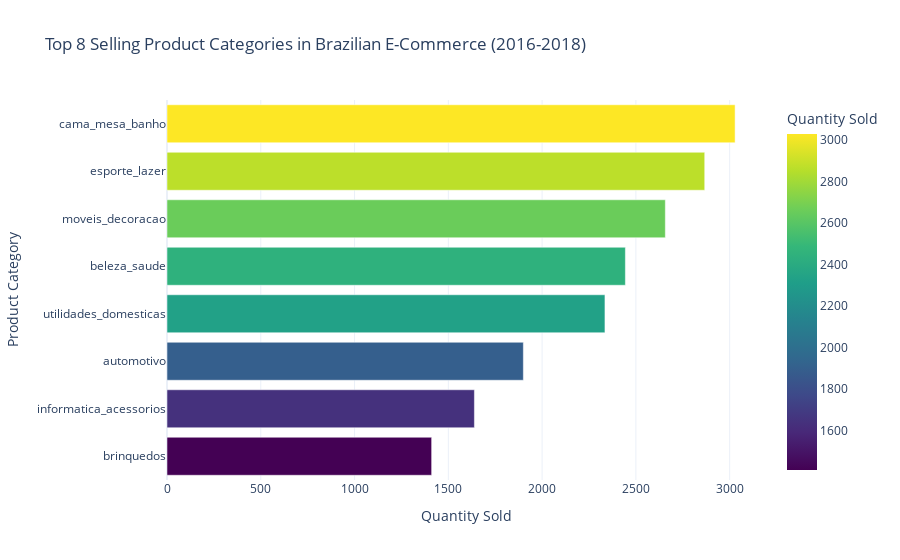

The notebook cell saved with this chart:
### Code cell
top=categorie_sales.head(8)

import plotly.express as px

plot3 = px.bar(top, 
              x="qty", 
              y="product", 
              orientation='h', 
              title='Top 8 Selling Product Categories in Brazilian E-Commerce (2016-2018)',
              labels={'qty': 'Quantity Sold', 'product': 'Product Category'},  # Adding axis labels
              color='qty',  # color based on 'qty'
              color_continuous_scale=px.colors.sequential.Viridis,  # color scheme
              template='plotly_white'  # clean layout
             )


plot3.update_layout(yaxis={'categoryorder':'total ascending'})


plot3.update_yaxes(tickfont=dict(size=12))

plot3.show()

### Figure 1 — Plotly figure (JSON) as saved in the notebook; plotly's stock layout.template omitted (floating-point values rounded to 4 significant figures)
{"data": [{"alignmentgroup": "True", "hovertemplate": "Quantity Sold=%{marker.color}<br>Product Category=%{y}<extra></extra>", "legendgroup": "", "marker": {"color": [3029, 2867, 2657, 2444, 2335, 1900, 1639, 1411], "coloraxis": "coloraxis", "pattern": {"shape": ""}}, "name": "", "offsetgroup": "", "orientation": "h", "showlegend": false, "textposition": "auto", "type": "bar", "x": [3029, 2867, 2657, 2444, 2335, 1900, 1639, 1411], "xaxis": "x", "y": ["cama_mesa_banho", "esporte_lazer", "moveis_decoracao", "beleza_saude", "utilidades_domesticas", "automotivo", "informatica_acessorios", "brinquedos"], "yaxis": "y"}], "layout": {"barmode": "relative", "coloraxis": {"colorbar": {"title": {"text": "Quantity Sold"}}, "colorscale": [[0, "#440154"], [0.1111, "#482878"], [0.2222, "#3e4989"], [0.3333, "#31688e"], [0.4444, "#26828e"], [0.5556, "#1f9e89"], [0.6667, "#35b779"], [0.7778, "#6ece58"], [0.8889, "#b5de2b"], [1, "#fde725"]]}, "legend": {"tracegroupgap": 0}, "title": {"text": "Top 8 Selling Product Categories in Brazilian E-Commerce (2016-2018)"}, "xaxis": {"anchor": "y", "domain": [0, 1], "title": {"text": "Quantity Sold"}}, "yaxis": {"anchor": "x", "categoryorder": "total ascending", "domain": [0, 1], "tickfont": {"size": 12}, "title": {"text": "Product Category"}}}}
